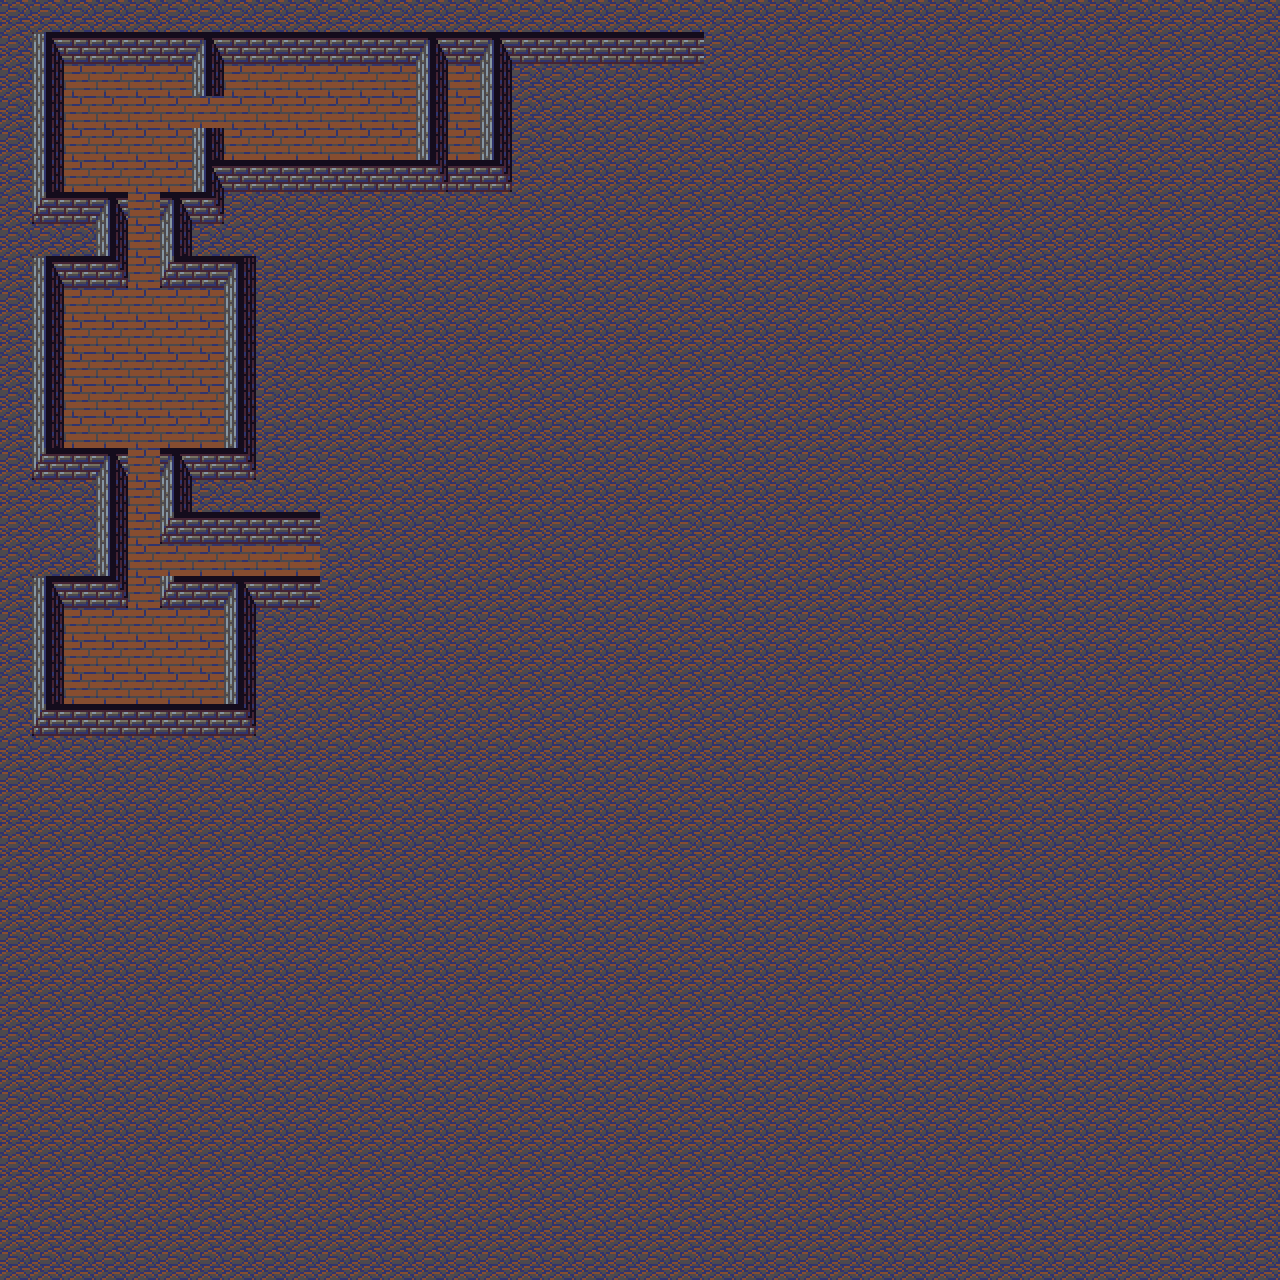

This game map was drawn from its Tiled (.tmx) file and the tilesets committed beside it. A one-line description and the trimmed map source follow:
An orthogonal 40x40 tile map with 32x32 px tiles, 2 tile layers (Floor, Walls) and 9 objects (4x door).

<map version="1.5" tiledversion="1.7.1" orientation="orthogonal" renderorder="right-down" width="40" height="40" tilewidth="32" tileheight="32" infinite="0" nextlayerid="6" nextobjectid="11">
 <tileset firstgid="1" source="../tilesets/dawnlike.tsx" />
 <layer id="2" name="Floor" width="40" height="40">
  <data>[1600 cells, 91 non-empty, 1 distinct tile ids]</data>
 </layer>
 <layer id="1" name="Walls" width="40" height="40">
  <data>[1600 cells, 1509 non-empty, 10 distinct tile ids]</data>
 </layer>
 <objectgroup id="3" name="Spawns">
  <object id="1" template="../templates/player-spawn.tx" x="80" y="629" />
  <object id="2" template="../templates/player-spawn.tx" x="114" y="658" />
  <object id="3" template="../templates/player-spawn.tx" x="212" y="629" />
  <object id="4" template="../templates/player-spawn.tx" x="211" y="688" />
 </objectgroup>
 <objectgroup id="4" name="Fixed">
  <object id="6" name="door" gid="526" x="128" y="576" width="32" height="32" />
  <object id="7" template="../templates/torch.tx" x="128" y="352" />
  <object id="8" name="door" gid="526" x="128" y="448" width="32" height="32" />
  <object id="9" name="door" gid="526" x="128" y="192" width="32" height="32" />
  <object id="10" name="door" gid="526" x="192" y="96" width="32" height="32" />
 </objectgroup>
 <objectgroup id="5" name="Decor" />
</map>